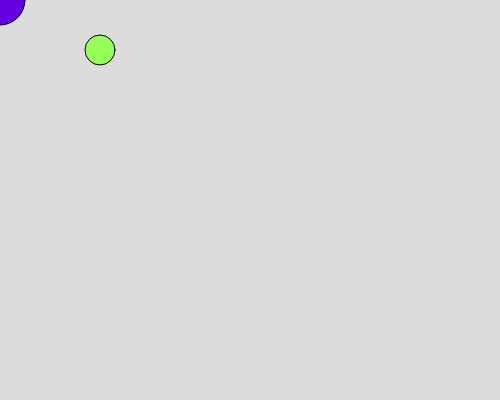
Frame 1 (no input)
Frame 60 (no input): identical to frame 1, image omitted
Frame 120 (the mouse pressed at the canvas centre since frame 60): identical to frame 1, image omitted

The p5.js sketch that drew this single still picture (run headless with seeded random() and noise() and a simulated clock; from frame 60 on, the mouse is pressed at the canvas centre):

// p5.js sketch
// ── sketch.js
// Project Title
// Your Name
// sept 11 2024
//
// 2d primitives, color, anmation, mouse/keyboard events

function setup() {
  // happens one at very start 
  createCanvas(500, 400);
}

function draw() {
  background(220);
  drawCircles();
  
}

function drawCircles(){
  fill(101, 0, 225)
  circle(0,0,50);

  fill(150, 255, 90)
  circle(100, 50, 30);
}
